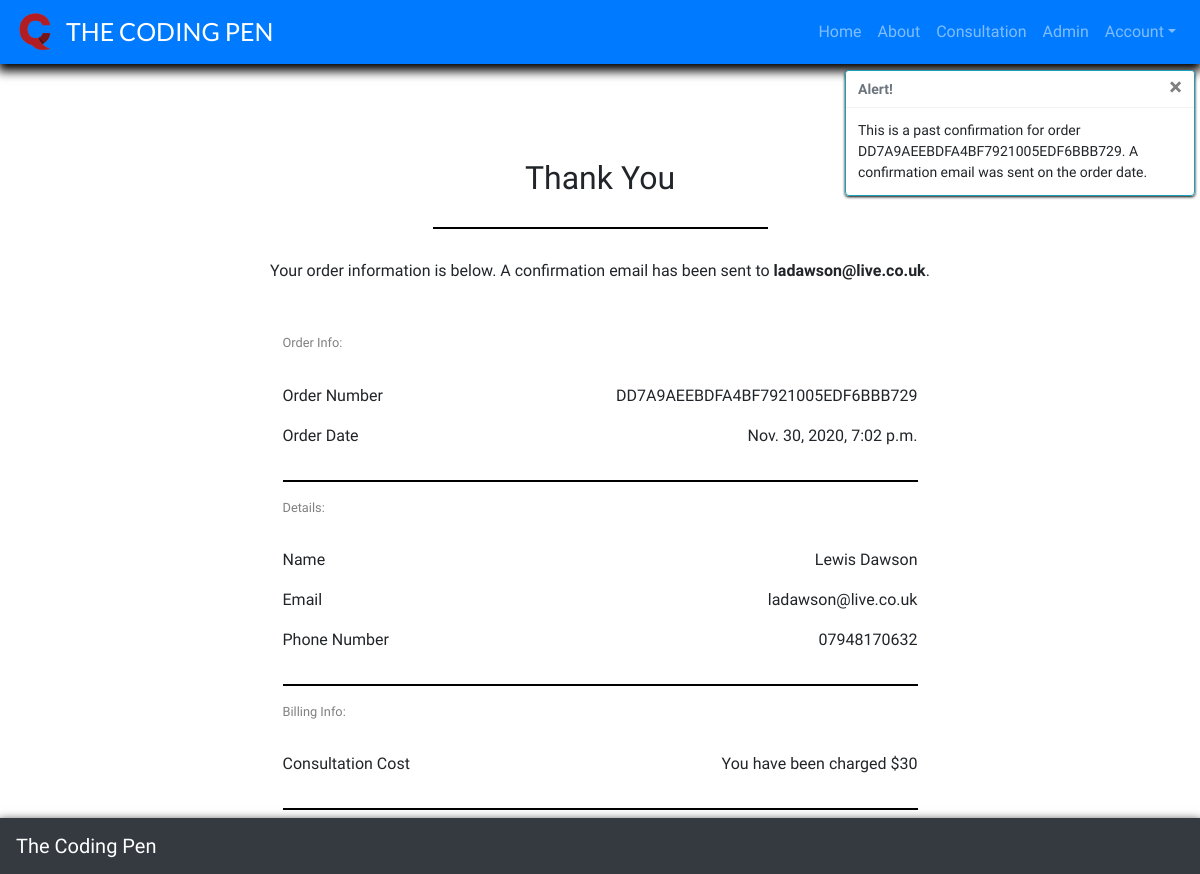
Page /profile/consultation_history/DD7A9AEEBDFA4BF7921005EDF6BBB729 (signed in) on the committed database.
### consultation/models.py (models this page shows, shortened)
class Consultation(models.Model):
    consultation_number = models.CharField(max_length=32, null=False, editable=False)
    user_profile = models.ForeignKey(UserProfile, on_delete=models.SET_NULL,
                                     null=True, blank=True, related_name='consultation')
    first_name = models.CharField(max_length=20, null=False, blank=False)
    last_name = models.CharField(max_length=20, null=False, blank=False)
    email = models.EmailField(max_length=100, null=False, blank=False, default="")
    phone_number = models.CharField(max_length=30, null=False, blank=False)
    date = models.DateTimeField(auto_now_add=True)
    consultation_idea = models.TextField(max_length=3000, null=False, blank=False)
    consultation_cost = models.DecimalField(max_digits=5, decimal_places=2, null=False, default=30)
    stripe_pid = models.CharField(max_length=254, null=False, blank=False, default='')

### profiles/views.py (the view)
# urls.py: path('consultation_history/<consultation_number>',
@login_required
def consultation_history(request, consultation_number):
    consultation = get_object_or_404(Consultation,
                                     consultation_number=consultation_number)
    messages.info(request, (
        f'This is a past confirmation for order {consultation_number}. '
        'A confirmation email was sent on the order date.'
    ))
    template = 'consultation/consultation_success.html'
    context = {
        'consultation': consultation,
        'from_profile': True,
    }
    return render(request, template, context)

### consultation/templates/consultation/consultation_success.html (shortened to what this page needs)
{% extends "base.html" %}
{% load static %}
{% block extra_css %}
    <link rel="stylesheet" href="{% static 'css/success.css' %}">
{% endblock %}
{% block page_header %}
    <div class="header-container"></div>
{% endblock %}
{% block content %}
<div class="background-overlay"></div>
<div class="container">
    <div class="row">
        <div class="col">
            <h2 class="thank-msg-title">
                Thank You
            </h2>
            <hr class="small-hr">
            <p class="thank-msg">
                Your order information is below.
                A confirmation email has been sent to
                <strong>{{ consultation.email }}</strong>.
            </p>
        </div>
    </div>
    <div class="row info-container">
        <div class="col-12 col-lg-7">
            <div class="confirmation-container">
                <div class="row">
                    <div class="col order-title-info">
                        <p class="info-titles">
                            Order Info:
                        </p>
                    </div>
                </div>
                <div class="row">
                    <div class="col-12 col-md-4">
                        <p class="order-cats">
                            Order Number
                        </p>
                    </div>
                    <div class="col-12 col-md-8">
                        <p class="order-info">
                            {{ consultation.consultation_number }}
                        </p>
                    </div>
                </div>
                <div class="row">
                    <div class="col-12 col-md-4">
                        <p>
                            Order Date
                        </p>
                    </div>
                    <div class="col-12 col-md-8">
                        <p class="order-info">
                            {{ consultation.date }}
                        </p>
                    </div>
                </div>
                <hr>
                <div class="row">
                    <div class="col order-title-info">
                        <p class="info-titles">
                            Details:
                        </p>
                    </div>
                </div>
                <div class="row">
                    <div class="col-12 col-md-4">
                        <p>
                            Name
                        </p>
                    </div>
                    <div class="col-12 col-md-8">
                        <p class="order-info">
                            {{ consultation.first_name }} {{ consultation.last_name }}</p>
                    </div>
                </div>
                <div class="row">
                    <div class="col-12 col-md-4">
                        <p>
                            Email
                        </p>
                    </div>
                    <div class="col-12 col-md-8">
                        <p class="order-info">
                            {{ consultation.email }}
                        </p>
                    </div>
                </div>
                <div class="row">
                    <div class="col-12 col-md-4">
                        <p>
                            Phone Number</p>
                    </div>
                    <div class="col-12 col-md-8">
                        <p class="order-info">
                            {{ consultation.phone_number }}
                        </p>
                    </div>
                </div>
                <hr>
                <div class="row">
                    <div class="col order-title-info">
                        <p class="info-titles">
                            Billing Info:
                        </p>
                    </div>
                </div>
                <div class="row">
                    <div class="col-12 col-md-4">
                        <p>
                            Consultation Cost</p>
                    </div>
                    <div class="col-12 col-md-8">
                        <p class="order-info">
                            You have been charged $30
                        </p>
                    </div>
                </div>
                <hr>
                {% if from_profile %}
                    <a class="btn btn-primary btn-lg back-button" href="{% url 'profile' %}" role="button">
                    </a>
                {% else %}
                    <a class="btn btn-primary btn-lg back-button" href="{% url 'home' %}" role="button">
                        Home
                    </a>
                {% endif %}
            </div>
        </div>
    </div>
</div>
{% endblock %}

### static/css/base.css (style rules this page uses)
html { height: 100% }
.header-container { padding-top: 59px; }
body { background: url('/media/background.jpg') no-repeat center center fixed; background-size: cover; height: calc(100vh - 59px); font-family: 'Patua One', cursive; }

### consultation/static/css/success.css (style rules this page uses)
.background-overlay { position: fixed; top: 0; left: 0; height: 100%; width: 100%; background-color: rgba(255, 255, 255, 1); }
hr { border: 1px solid black; background-color: black; }
.small-hr { width: 30%; margin-top: 30px; margin-bottom: 30px; }
.thank-msg-title { text-align: center; margin-top: 100px; }
.thank-msg { text-align: center; margin-bottom: 50px; }
.info-container { justify-content: center; }
.order-title-info { margin-bottom: 15px; }
.info-titles { font-size: 12.8px; color: grey; }
.order-info { text-align: right; }

### rows in the picture
Consultation: email "ladawson@live.co.uk", consultation_number "DD7A9AEEBDFA4BF7921005EDF6BBB729", date "Nov. 30, 2020, 7:02 p.m.", first_name "Lewis", last_name "Dawson", phone_number "07948170632"

### other values in the picture
{{ message }} "This is a past confirmation for order DD7A9AEEBDFA4BF7921005EDF6BBB729. A confirmation email was sent on the order date."
